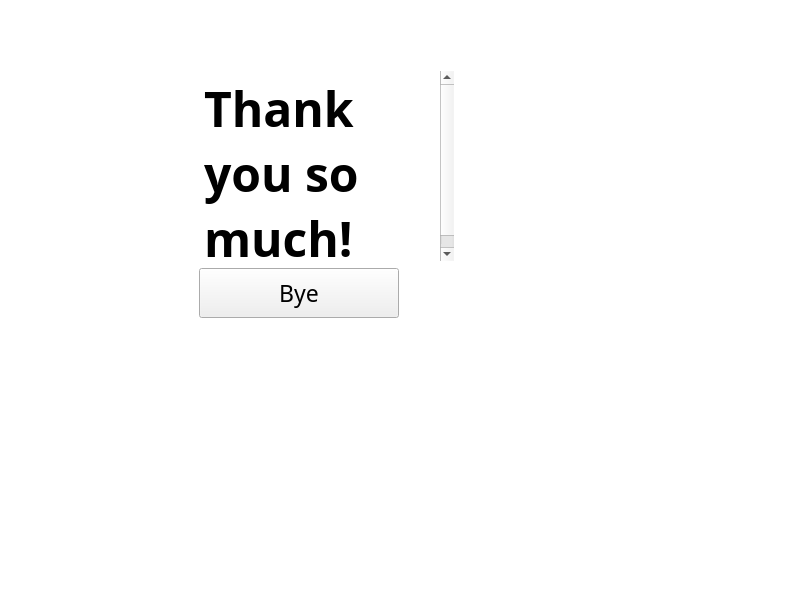
<?xml version="1.0" encoding="UTF-8"?>
<ui version="4.0">
 <class>EndWindow</class>
 <widget class="QMainWindow" name="EndWindow">
  <property name="geometry">
   <rect>
    <x>0</x>
    <y>0</y>
    <width>800</width>
    <height>600</height>
   </rect>
  </property>
  <property name="windowTitle">
   <string>~Experiment~</string>
  </property>
  <property name="styleSheet">
   <string notr="true">QMainWindow{background: white;}</string>
  </property>
  <widget class="QWidget" name="centralwidget">
   <widget class="QWidget" name="verticalLayoutWidget">
    <property name="geometry">
     <rect>
      <x>-1</x>
      <y>60</y>
      <width>801</width>
      <height>401</height>
     </rect>
    </property>
    <property name="font">
     <font>
      <family>AvenirNext LT Pro Regular</family>
     </font>
    </property>
    <layout class="QVBoxLayout" name="layout">
     <property name="sizeConstraint">
      <enum>QLayout::SetFixedSize</enum>
     </property>
     <property name="leftMargin">
      <number>200</number>
     </property>
     <property name="topMargin">
      <number>10</number>
     </property>
     <property name="rightMargin">
      <number>10</number>
     </property>
     <property name="bottomMargin">
      <number>10</number>
     </property>
     <item alignment="Qt::AlignLeft">
      <widget class="QTextEdit" name="instructionBox">
       <property name="font">
        <font>
         <family>AvenirNext LT Pro Regular</family>
         <pointsize>48</pointsize>
         <weight>75</weight>
         <bold>true</bold>
        </font>
       </property>
       <property name="styleSheet">
        <string notr="true">QTextEdit{border: 1px solid white;}</string>
       </property>
       <property name="html">
        <string>&lt;!DOCTYPE HTML PUBLIC &quot;-//W3C//DTD HTML 4.0//EN&quot; &quot;http://www.w3.org/TR/REC-html40/strict.dtd&quot;&gt;
&lt;html&gt;&lt;head&gt;&lt;meta name=&quot;qrichtext&quot; content=&quot;1&quot; /&gt;&lt;style type=&quot;text/css&quot;&gt;
p, li { white-space: pre-wrap; }
&lt;/style&gt;&lt;/head&gt;&lt;body style=&quot; font-family:'AvenirNext LT Pro Regular'; font-size:48pt; font-weight:600; font-style:normal;&quot;&gt;
&lt;p style=&quot; margin-top:0px; margin-bottom:0px; margin-left:0px; margin-right:0px; -qt-block-indent:0; text-indent:0px;&quot;&gt;&lt;span style=&quot; font-family:'Avenir Next'; font-size:36pt;&quot;&gt;Thank you so much!&lt;/span&gt;&lt;/p&gt;&lt;/body&gt;&lt;/html&gt;</string>
       </property>
      </widget>
     </item>
     <item alignment="Qt::AlignLeft">
      <widget class="QPushButton" name="nextButton">
       <property name="minimumSize">
        <size>
         <width>200</width>
         <height>50</height>
        </size>
       </property>
       <property name="maximumSize">
        <size>
         <width>200</width>
         <height>50</height>
        </size>
       </property>
       <property name="font">
        <font>
         <family>AvenirNext LT Pro Regular</family>
         <pointsize>17</pointsize>
        </font>
       </property>
       <property name="text">
        <string>Bye</string>
       </property>
      </widget>
     </item>
    </layout>
   </widget>
  </widget>
 </widget>
 <resources/>
 <connections/>
</ui>
